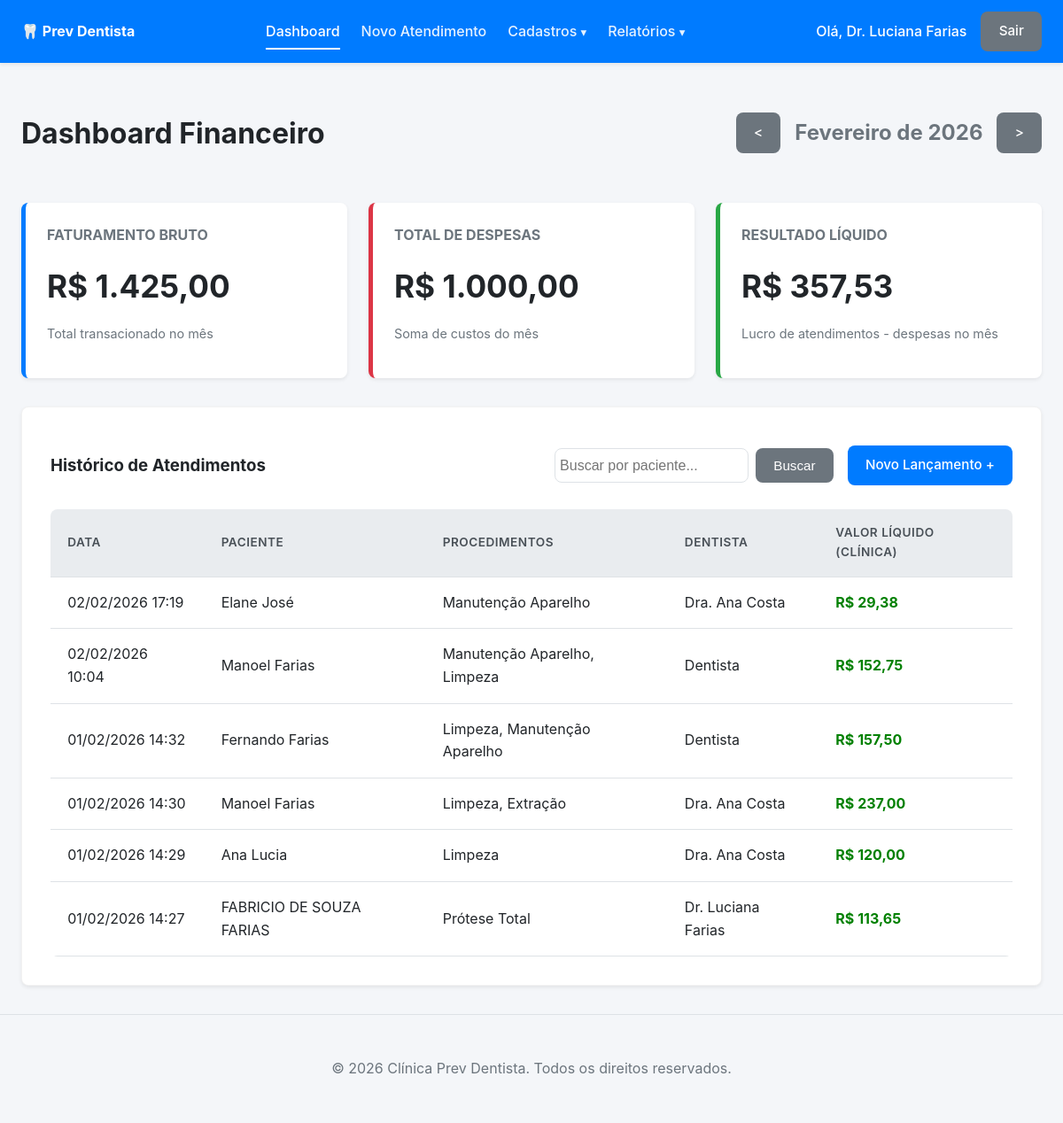
The app's page /index.php (signed in) with its own data.
### tables this page shows
CREATE TABLE IF NOT EXISTS `atendimentos` (
  `id` int NOT NULL AUTO_INCREMENT,
  `valor_total` decimal(10,2) DEFAULT '0.00',
  `data_atendimento` datetime NOT NULL,
  `paciente_nome` varchar(100) NOT NULL,
  `id_dentista` int NOT NULL,
  `taxa_cartao` decimal(10,2) DEFAULT '0.00',
  `valor_liquido_clinica` decimal(10,2) DEFAULT '0.00',
  `custo_protetico` decimal(10,2) NOT NULL DEFAULT '0.00',
  `comissao_dentista` decimal(10,2) DEFAULT '0.00',
  `observacoes` text,
  `criado_em` timestamp NULL DEFAULT CURRENT_TIMESTAMP,
  `paciente_telefone` varchar(20) DEFAULT NULL,
  `paciente_email` varchar(100) DEFAULT NULL,
  PRIMARY KEY (`id`),
  KEY `id_dentista` (`id_dentista`)
);

CREATE TABLE IF NOT EXISTS `usuarios` (
  `id` int NOT NULL AUTO_INCREMENT,
  `nome` varchar(100) NOT NULL,
  `login` varchar(50) NOT NULL,
  `senha` varchar(255) NOT NULL,
  `perfil` enum('proprietario','recepcionista','dentista') NOT NULL,
  `criado_em` timestamp NULL DEFAULT CURRENT_TIMESTAMP,
  PRIMARY KEY (`id`),
  UNIQUE KEY `login` (`login`)
);

### index.php (the view, shortened to what this page needs)
<?php
require_once 'config/database.php';
require_once 'views/header.php';
$mes_selecionado = isset($_GET['mes']) ? $_GET['mes'] : date('Y-m');
$data_inicio = date('Y-m-01', strtotime($mes_selecionado));
$data_fim = date('Y-m-t', strtotime($mes_selecionado));
$mes_anterior = date('Y-m', strtotime($data_inicio . ' -1 month'));
$mes_proximo = date('Y-m', strtotime($data_inicio . ' +1 month'));
try {
        $stmtFinancas = $pdo->prepare("
        SELECT
            SUM(ap.valor_procedimento) as total_bruto,
            SUM(a.valor_liquido_clinica) as total_lucro
        FROM atendimentos a
        JOIN atendimento_procedimentos ap ON a.id = ap.id_atendimento
        WHERE a.data_atendimento BETWEEN ? AND ?
    ");
    $stmtFinancas->execute([$data_inicio . ' 00:00:00', $data_fim . ' 23:59:59']);
    $financas = $stmtFinancas->fetch();
    $lucroLiquido = $financas['total_lucro'] ?? 0;
    $faturamentoBruto = $financas['total_bruto'] ?? 0;
    $stmtDespesas = $pdo->prepare("SELECT SUM(valor) as total_despesas FROM despesas WHERE data_despesa BETWEEN ? AND ?");
    $stmtDespesas->execute([$data_inicio, $data_fim]);
    $totalDespesas = $stmtDespesas->fetchColumn() ?? 0;
    $busca = isset($_GET['busca']) ? trim($_GET['busca']) : '';
    $pagina = isset($_GET['pagina']) ? (int)$_GET['pagina'] : 1;
    $itensPorPagina = 10;
    $offset = ($pagina - 1) * $itensPorPagina;
    $params = [];
    $sqlLista = "
        SELECT
            a.id,
            a.data_atendimento,
            a.paciente_nome,
            u.nome as dentista,
            a.valor_liquido_clinica,
            GROUP_CONCAT(p.nome SEPARATOR ', ') as procedimentos
        FROM atendimentos a
        JOIN usuarios u ON a.id_dentista = u.id
        LEFT JOIN atendimento_procedimentos ap ON a.id = ap.id_atendimento
        LEFT JOIN procedimentos p ON ap.id_procedimento = p.id
        WHERE 1=1
    ";
    $sqlLista .= " GROUP BY a.id ORDER BY a.data_atendimento DESC LIMIT $itensPorPagina OFFSET $offset";
    $stmtLista = $pdo->prepare($sqlLista);
    $stmtLista->execute($params);
    $ultimosAtendimentos = $stmtLista->fetchAll();
} catch (Exception $e) {
    $lucroLiquido = 0;
    $faturamentoBruto = 0;
    $totalDespesas = 0;
    $ultimosAtendimentos = [];
    $totalPaginas = 0;
    echo "<p class='error'>Erro ao carregar dashboard: " . $e->getMessage() . "</p>";
}
$formatter = new IntlDateFormatter(
    'pt_BR',
    IntlDateFormatter::FULL,
    IntlDateFormatter::NONE,
    'America/Sao_Paulo',
    IntlDateFormatter::GREGORIAN,
    'MMMM \'de\' yyyy'
);
$mesAtual = $formatter->format(strtotime($data_inicio));
?>
<div style="display:flex; justify-content:space-between; align-items:center;">
    <h1>Dashboard Financeiro</h1>
    <div style="display:flex; align-items:center; gap: 1rem;">
        <a href="?mes=<?= $mes_anterior ?>" class="btn btn-secondary" title="Mês Anterior">&lt;</a>
        <h2 style="color: var(--text-muted); margin: 0;"><?= ucfirst($mesAtual) ?></h2>
        <a href="?mes=<?= $mes_proximo ?>" class="btn btn-secondary" title="Próximo Mês">&gt;</a>
    </div>
</div>
<div class="dashboard-grid" style="margin-top: 2rem;">
    <div class="stat-card">
        <h3>Faturamento Bruto</h3>
        <div class="stat-value">R$ <?= number_format($faturamentoBruto, 2, ',', '.') ?></div>
        <p class="text-muted">Total transacionado no mês</p>
    </div>
    <div class="stat-card" style="border-left-color: var(--danger-color);">
        <h3>Total de Despesas</h3>
        <div class="stat-value">R$ <?= number_format($totalDespesas, 2, ',', '.') ?></div>
        <p class="text-muted">Soma de custos do mês</p>
    </div>
    <div class="stat-card" style="border-left-color: var(--success-color);">
        <h3>Resultado Líquido</h3>
        <div class="stat-value">R$ <?= number_format($lucroLiquido - $totalDespesas, 2, ',', '.') ?></div>
        <p class="text-muted">Lucro de atendimentos - despesas no mês</p>
    </div>
</div>
<div class="card" style="margin-top: 2rem;">
    <div style="display:flex; justify-content:space-between; align-items:center;">
        <h3>Histórico de Atendimentos</h3>
        <div style="display:flex; gap: 1rem; align-items:center;">
            <form method="GET" action="index.php" style="display:flex; gap: 0.5rem;">
                <input type="text" name="busca" placeholder="Buscar por paciente..." value="<?= htmlspecialchars($busca ?? '') ?>" style="padding: 5px;">
                <button type="submit" class="btn btn-secondary">Buscar</button>
            </form>
            <a href="<?= BASE_URL ?>views/novo_atendimento.php" class="btn btn-primary">Novo Lançamento +</a>
        </div>
    </div>
    <table style="margin-top: 1rem;">
        <thead>
            <tr>
                <th>Data</th>
                <th>Paciente</th>
                <th>Procedimentos</th>
                <th>Dentista</th>
                <th>Valor Líquido (Clínica)</th>
            </tr>
        </thead>
        <tbody>
            <?php if(count($ultimosAtendimentos) > 0): ?>
                <?php foreach($ultimosAtendimentos as $at): ?>
                <tr class="clickable-row"
                    data-id="<?= $at['id'] ?>"
                    data-data="<?= date('d/m/Y H:i', strtotime($at['data_atendimento'])) ?>"
                    data-paciente="<?= htmlspecialchars($at['paciente_nome']) ?>"
                    data-procedimentos="<?= htmlspecialchars($at['procedimentos'] ?? '') ?>"
                    data-dentista="<?= htmlspecialchars($at['dentista']) ?>"
                    data-valor="R$ <?= number_format($at['valor_liquido_clinica'], 2, ',', '.') ?>"
                    style="cursor: pointer;" title="Clique para ver detalhes">
                    <td><?= date('d/m/Y H:i', strtotime($at['data_atendimento'])) ?></td>
                    <td><?= htmlspecialchars($at['paciente_nome']) ?></td>
                    <td><?= htmlspecialchars($at['procedimentos'] ?? '') ?></td>
                    <td><?= htmlspecialchars($at['dentista']) ?></td>
                    <td style="color: green; font-weight: bold;">
                        R$ <?= number_format($at['valor_liquido_clinica'], 2, ',', '.') ?>
                    </td>
                </tr>
                <?php endforeach; ?>
            <?php else: ?>
                <tr>
                    <td colspan="5" style="padding: 20px; text-align: center;">Nenhum atendimento registrado ainda.</td>
                </tr>
            <?php endif; ?>
        </tbody>
    </table>
</div>
<?php require_once 'views/footer.php'; ?>

### views/header.php (shortened to what this page needs)
<?php
function isActive($urls) {
    foreach ($urls as $url) {
        if (strpos($_SERVER['REQUEST_URI'], $url) !== false) {
            return true;
        }
    }
    return false;
}
?>
<!DOCTYPE html>
<html lang="pt-BR">
<head>
    <link rel="stylesheet" href="<?= BASE_URL ?>assets/css/style.css">
</head>
<body>
    <header class="navbar">
        <div class="logo">
            <a href="<?= BASE_URL ?>index.php" style="text-decoration:none; color:inherit;">🦷 Prev Dentista</a>
        </div>
        <nav class="menu" id="navbar-menu">
            <?php if(isset($_SESSION['usuario_id'])): ?>
                <a href="<?= BASE_URL ?>index.php" class="<?= isActive(['index.php']) ? 'active' : '' ?>">Dashboard</a>
                <a href="<?= BASE_URL ?>views/novo_atendimento.php" class="<?= isActive(['novo_atendimento.php']) ? 'active' : '' ?>">Novo Atendimento</a>
                <div class="dropdown">
                    <a href="javascript:void(0)" class="<?= isActive(['procedimentos.php', 'despesas.php', 'usuarios.php']) ? 'active' : '' ?>">
                        Cadastros <small>▾</small>
                    </a>
                </div>
                <div class="dropdown">
                    <a href="javascript:void(0)" class="<?= isActive(['relatorios.php', 'relatorio_dentistas.php', 'relatorio_diario.php']) ? 'active' : '' ?>">
                        Relatórios <small>▾</small>
                    </a>
                </div>
            <?php endif; ?>
        </nav>
        <?php if(isset($_SESSION['usuario_id'])): ?>
            <div class="user-menu">
                <span>Olá, <?= htmlspecialchars($_SESSION['usuario_nome']) ?></span>
                <a href="<?= BASE_URL ?>actions/logout.php" class="btn btn-secondary">Sair</a>
            </div>
        <?php endif; ?>
    </header>
    <main class="container">

### views/footer.php (shortened to what this page needs)
    </main>
    <footer style="text-align: center; padding: 2rem 0; margin-top: 2rem; border-top: 1px solid var(--border-color); color: var(--secondary-color);">
        <p>&copy; <?= date('Y') ?> Clínica Prev Dentista. Todos os direitos reservados.</p>
    </footer>
</body>
</html>

### assets/css/style.css (style rules this page uses)
:root { --primary-color: #007bff; --primary-dark: #0056b3; --secondary-color: #6c757d; --success-color: #28a745; --danger-color: #dc3545; --warning-color: #ffc107; --info-color: #17a2b8; --background-color: #f4f6f9; --card-bg: #ffffff; --text-color: #212529; --text-muted: #6c757d; --border-color: #dee2e6; --navbar-bg: #ffffff; --shadow-sm: 0 0.125rem 0.25rem rgba(0, 0, 0, 0.075); --shadow-md: 0 0.5rem 1rem rgba(0, 0, 0, 0.15); --border-radius: 0.5rem; }
body { font-family: -apple-system, BlinkMacSystemFont, "Segoe UI", Roboto, "Helvetica Neue", Arial, sans-serif; background-color: var(--background-color); color: var(--text-color); margin: 0; padding: 0; line-height: 1.6; }
.container { max-width: 1280px; margin: 2rem auto; padding: 0 1.5rem; min-height: 80vh; }
.navbar { background-color: var(--primary-color); box-shadow: var(--shadow-sm); padding: 0.8rem 1.5rem; display: flex; flex-wrap: wrap; justify-content: space-between; align-items: center; border-bottom: none; color: white; position: sticky; top: 0; z-index: 2000; }
.logo { font-weight: bold; color: white; }
.menu { display: flex; gap: 1.5rem; align-items: center; }
.menu a { color: rgba(255, 255, 255, 0.9); text-decoration: none; font-weight: 500; padding: 0.5rem 0; transition: color 0.2s; position: relative; }
.menu a::after { content: ''; position: absolute; width: 0; height: 2px; bottom: 0; left: 0; background-color: white; transition: width 0.3s; }
.menu a:hover::after, .menu a.active::after { width: 100%; }
.menu a:hover, .menu a.active, .dropdown:hover > a { color: white; opacity: 1; }
.dropdown { position: relative; display: inline-block; }
.user-menu { display: flex; align-items: center; gap: 1rem; }
.user-menu span { font-weight: 500; }
.btn { padding: 0.6rem 1.2rem; border: 1px solid transparent; border-radius: var(--border-radius); cursor: pointer; font-size: 0.95rem; font-weight: 500; text-decoration: none; display: inline-block; transition: all 0.2s; text-align: center; }
.btn-primary { background-color: var(--primary-color); color: white; }
.btn-secondary { background-color: var(--secondary-color); color: white; }
.card { background-color: var(--card-bg); border-radius: var(--border-radius); box-shadow: var(--shadow-sm); padding: 2rem; margin-bottom: 2rem; border: 1px solid rgba(0,0,0,0.05); transition: box-shadow 0.3s ease; }
input[type="text"], input[type="number"], input[type="password"], input[type="date"], input[type="month"], select, textarea { width: 100%; padding: 0.8rem 1rem; border: 1px solid var(--border-color); border-radius: var(--border-radius); box-sizing: border-box; font-size: 1rem; transition: border-color 0.2s, box-shadow 0.2s; background-color: #fff; color: var(--text-color); }
table { width: 100%; border-collapse: collapse; margin-top: 1rem; background-color: #fff; border-radius: var(--border-radius); overflow: hidden; }
th, td { padding: 1rem 1.2rem; text-align: left; border-bottom: 1px solid var(--border-color); }
thead th { background-color: #e9ecef; font-weight: 600; color: #495057; text-transform: uppercase; font-size: 0.85rem; letter-spacing: 0.5px; }
.dashboard-grid { display: grid; grid-template-columns: repeat(auto-fit, minmax(280px, 1fr)); gap: 1.5rem; }
.stat-card { background: var(--card-bg); padding: 1.5rem; border-radius: var(--border-radius); box-shadow: var(--shadow-sm); border-left: 5px solid var(--primary-color); transition: transform 0.2s; }
.stat-card h3 { margin-top: 0; font-size: 1rem; color: var(--secondary-color); text-transform: uppercase; }
.stat-value { font-size: 2.2rem; font-weight: 700; color: var(--text-color); }
.text-muted { color: var(--secondary-color); font-size: 0.9rem; }

### records on screen
atendimentos: data_atendimento "02/02/2026 17:19", paciente_nome "Elane José", procedimentos "Manutenção Aparelho", usuarios.nome "Dra. Ana Costa", valor_liquido_clinica "29,38"
atendimentos: data_atendimento "02/02/2026 10:04", paciente_nome "Manoel Farias", procedimentos "Manutenção Aparelho, Limpeza", usuarios.nome "Dentista", valor_liquido_clinica "152,75"
atendimentos: data_atendimento "01/02/2026 14:32", paciente_nome "Fernando Farias", procedimentos "Limpeza, Manutenção Aparelho", usuarios.nome "Dentista", valor_liquido_clinica "157,50"
atendimentos: data_atendimento "01/02/2026 14:30", paciente_nome "Manoel Farias", procedimentos "Limpeza, Extração", usuarios.nome "Dra. Ana Costa", valor_liquido_clinica "237,00"
atendimentos: data_atendimento "01/02/2026 14:29", paciente_nome "Ana Lucia", procedimentos "Limpeza", usuarios.nome "Dra. Ana Costa", valor_liquido_clinica "120,00"
atendimentos: data_atendimento "01/02/2026 14:27", paciente_nome "FABRICIO DE SOUZA FARIAS", procedimentos "Prótese Total", usuarios.nome "Dr. Luciana Farias", valor_liquido_clinica "113,65"

### other values on screen
$_SESSION['usuario_nome'] "Dr. Luciana Farias"
$mesAtual "Fevereiro de 2026"
$faturamentoBruto "1.425,00"
$totalDespesas "1.000,00"
$lucroLiquido - $totalDespesas "357,53"
